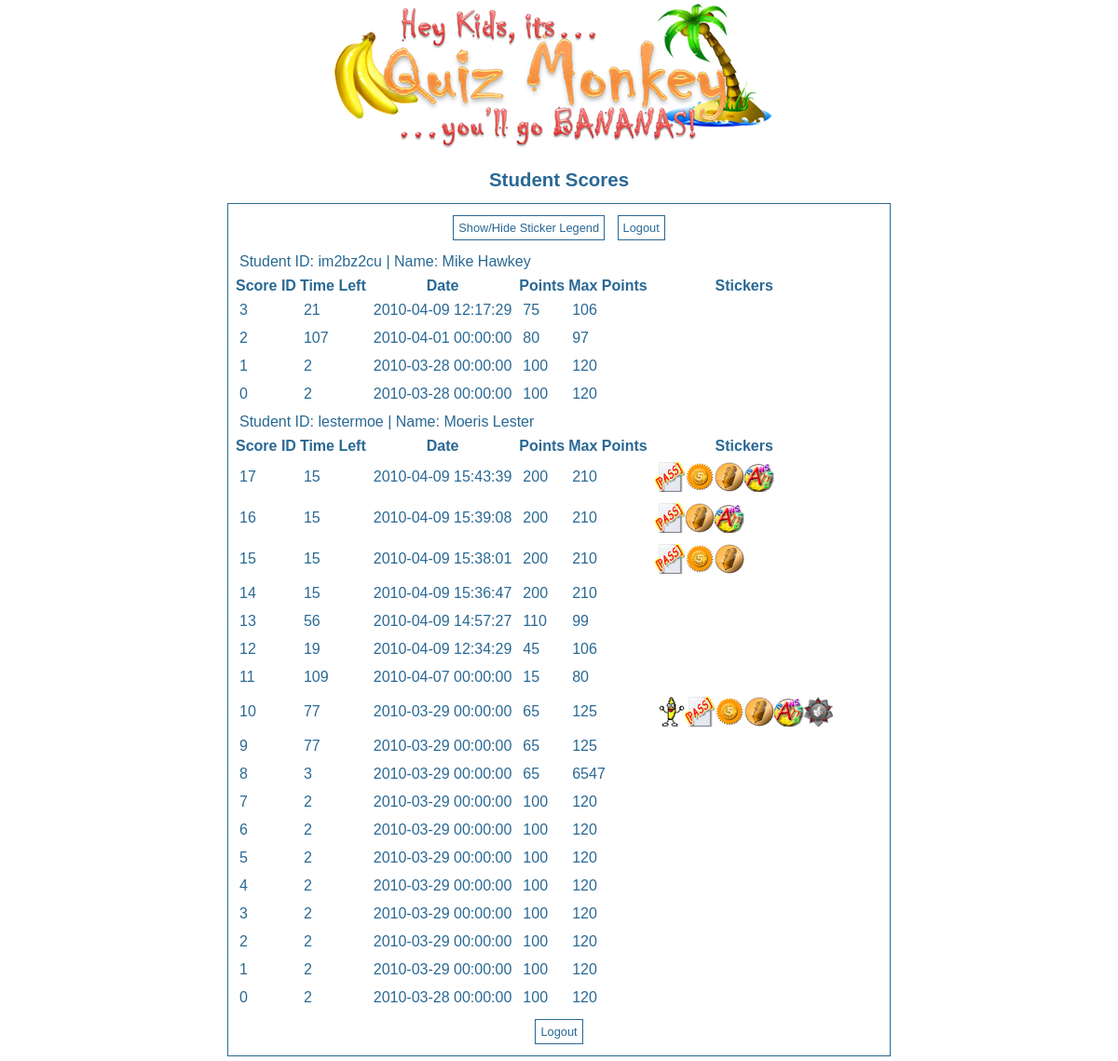
Page /viewscores.php (signed in) on the committed database.
### tables this page shows
CREATE TABLE IF NOT EXISTS `scores` (
  `userid` varchar(50) NOT NULL,
  `scoreid` int(255) NOT NULL,
  `timeleft` int(255) NOT NULL,
  `date` datetime NOT NULL,
  `points` int(255) NOT NULL,
  `maxpoints` int(255) NOT NULL,
  PRIMARY KEY  (`userid`,`scoreid`)
);

CREATE TABLE IF NOT EXISTS `user` (
  `userid` varchar(50) NOT NULL,
  `firstname` varchar(50) NOT NULL,
  `lastname` varchar(50) NOT NULL,
  `password` varchar(20) NOT NULL,
  `email` varchar(100) NOT NULL,
  `type` int(32) NOT NULL,
  PRIMARY KEY  (`userid`)
);

CREATE TABLE IF NOT EXISTS `achievements` (
  `userid` varchar(50) NOT NULL,
  `scoreid` int(225) NOT NULL,
  `achievement` int(225) NOT NULL,
  PRIMARY KEY  (`userid`,`scoreid`,`achievement`)
);

### ScoreManager.php (the view, shortened to what this page needs)
<?php
class ScoreManager {
    protected function execute_query($sql) {
        $result = mysql_query($sql);
        return $result;
    }
    function retrieve_all_scores() {
    	$result = $this->retrieve_user_scores('');
        return $result;
    }
    function retrieve_user_scores($username) {
    	$filter = '';
        $result = $this->execute_query("SELECT * FROM `user` "
            ."INNER JOIN `scores` "
            ."ON user.userid=scores.userid "
            .$filter
            ."ORDER BY user.userid ASC, scores.scoreid DESC;");
        return $result;
    }
    function generate_score_table() {
        return $this->generate_user_score_table('');
    }
    function generate_user_score_table($username) {
        $html = '<p>No Scores to Display</p>';
        if($username != '' && $username != null) {
            $scores = $this->retrieve_user_scores($username);
        } else {
            $scores = $this->retrieve_all_scores();
        }
        $currentuser = '';
        if(mysql_num_rows($scores) != 0) {
        	$html = '<table>';
	        while($row = mysql_fetch_array($scores)) {
	            if($row['userid'] != $currentuser) {
	                $html .= "<tr><td colspan='5'>Student ID: ".$row['userid']." | Name: ".$row['firstname']." ".$row['lastname']."</td></tr>";
	                $currentuser = $row['userid'];
	                $html .= "<tr>"
	                ."<th>Score ID</th>"
	                ."<th>Time Left</th>"
	                ."<th>Date</th>"
	                ."<th>Points</th>"
	                ."<th>Max Points</th>"
	                ."<th>Stickers</th>"
	                ."</tr>";
	            }
	            $html .= "<tr>"
	                ."<td>".$row['scoreid']."</td>"
	                ."<td>".$row['timeleft']."</td>"
	                ."<td>".$row['date']."</td>"
	                ."<td>".$row['points']."</td>"
	                ."<td>".$row['maxpoints']."</td>"
	                ."<td>".$this->generate_achievements_images($row['userid'],$row['scoreid'])."</td>"
	                ."</tr>";
	        }
	        $html .= '</table>';
        }
        return $html;
    }
    function retrieve_user_achievements($username, $scoreid) {
        $result = $this->execute_query("SELECT * FROM `achievements` "
            ." WHERE achievements.userid='$username' AND achievements.scoreid='$scoreid';");
        return $result;
    }
    function generate_achievements_images($username,$scoreid) {
        $html = '';
        $result = $this->retrieve_user_achievements($username, $scoreid);
        while($row = mysql_fetch_array($result)) {
           $html .= "<img src='images/icons/".$row['achievement'].".png' alt='Achievement' />";
        }
        return $html;
    }
}
?>

### css/main.css (style rules this page uses)
body { margin: 0; padding: 0px; background: #fff; font-family: Arial, Helvetica, sans-serif; font-size: 80%; color:#296894; }
table { border: none; }
td { padding: 5px; }

### rows in the picture
scores: userid "im2bz2cu", userid.firstname "Mike", userid.lastname "Hawkey", scoreid "3", timeleft "21", date "2010-04-09 12:17:29", points "75", maxpoints "106"
scores: scoreid "2", timeleft "107", date "2010-04-01 00:00:00", points "80", maxpoints "97"
scores: scoreid "1", timeleft "2", date "2010-03-28 00:00:00", points "100", maxpoints "120"
scores: scoreid "0", timeleft "2", date "2010-03-28 00:00:00", points "100", maxpoints "120"
scores: userid "lestermoe", userid.firstname "Moeris", userid.lastname "Lester", scoreid "17", timeleft "15", date "2010-04-09 15:43:39", points "200", maxpoints "210"
scores: scoreid "16", timeleft "15", date "2010-04-09 15:39:08", points "200", maxpoints "210"
scores: scoreid "15", timeleft "15", date "2010-04-09 15:38:01", points "200", maxpoints "210"
scores: scoreid "14", timeleft "15", date "2010-04-09 15:36:47", points "200", maxpoints "210"
scores: scoreid "13", timeleft "56", date "2010-04-09 14:57:27", points "110", maxpoints "99"
scores: scoreid "12", timeleft "19", date "2010-04-09 12:34:29", points "45", maxpoints "106"
scores: scoreid "11", timeleft "109", date "2010-04-07 00:00:00", points "15", maxpoints "80"
scores: scoreid "10", timeleft "77", date "2010-03-29 00:00:00", points "65", maxpoints "125"
achievements: shows a picture
achievements: shows a picture
scores: scoreid "9", timeleft "77", date "2010-03-29 00:00:00", points "65", maxpoints "125"
scores: scoreid "8", timeleft "3", date "2010-03-29 00:00:00", points "65", maxpoints "6547"
scores: scoreid "7", timeleft "2", date "2010-03-29 00:00:00", points "100", maxpoints "120"
scores: scoreid "6", timeleft "2", date "2010-03-29 00:00:00", points "100", maxpoints "120"
scores: scoreid "5", timeleft "2", date "2010-03-29 00:00:00", points "100", maxpoints "120"
scores: scoreid "4", timeleft "2", date "2010-03-29 00:00:00", points "100", maxpoints "120"
scores: scoreid "3", timeleft "2", date "2010-03-29 00:00:00", points "100", maxpoints "120"
scores: scoreid "2", timeleft "2", date "2010-03-29 00:00:00", points "100", maxpoints "120"
scores: scoreid "1", timeleft "2", date "2010-03-29 00:00:00", points "100", maxpoints "120"
scores: scoreid "0", timeleft "2", date "2010-03-28 00:00:00", points "100", maxpoints "120"
